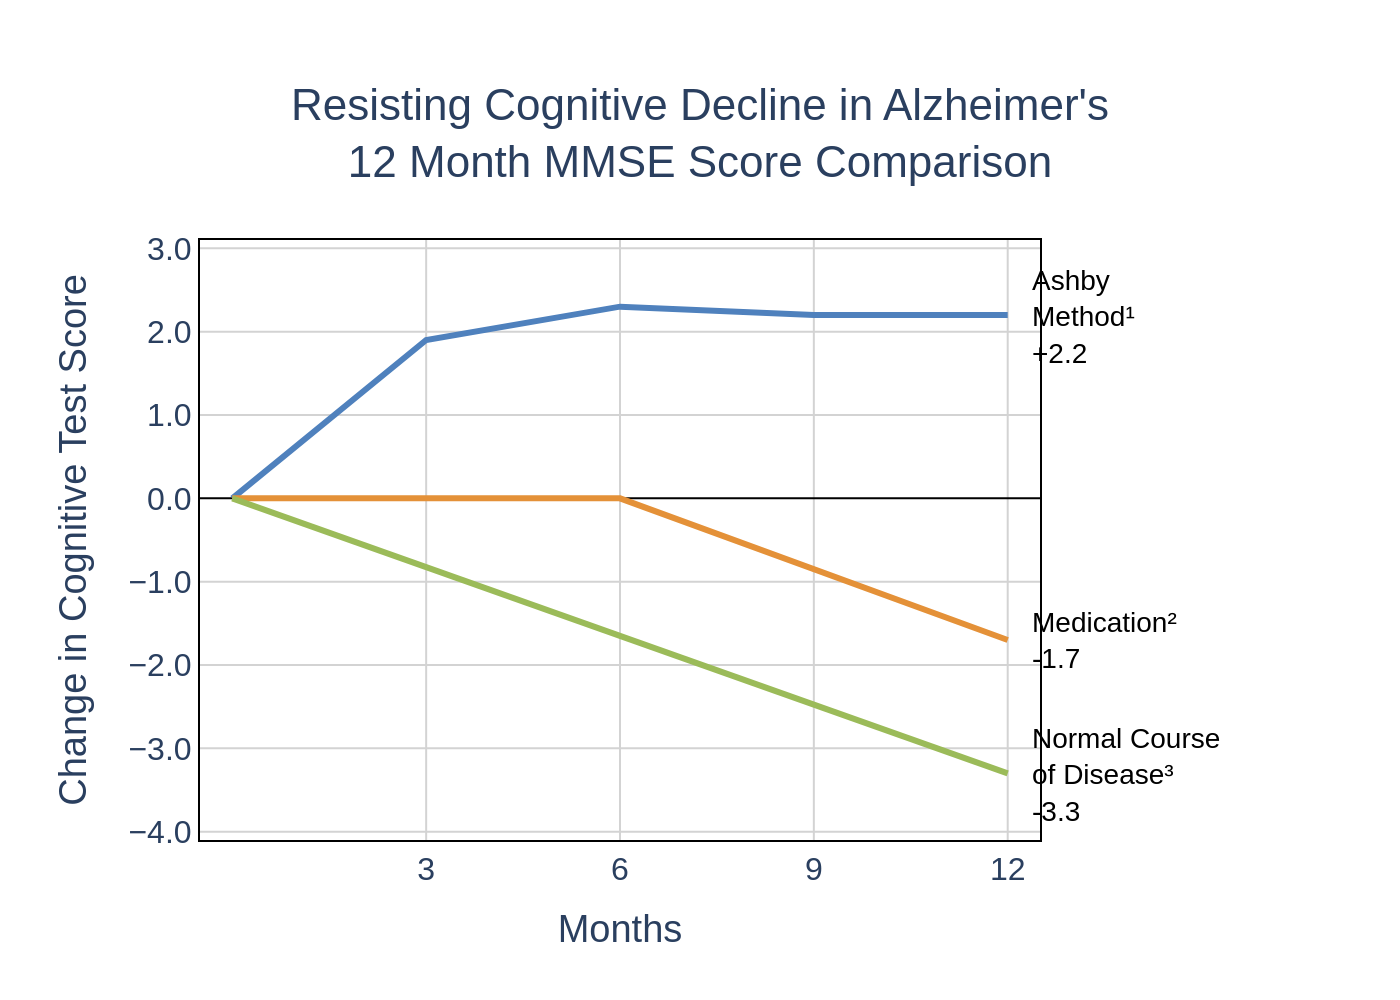

The script that drew this image:
import sys
import json
import os
import plotly.graph_objects as go

# --- 1. Load Data from JSON ---
# Check for command-line argument
if len(sys.argv) != 2:
    print("Usage: python <script_name>.py <path_to_json_file>")
    sys.exit(1)

json_path = sys.argv[1]

# Read data from the specified JSON file
try:
    with open(json_path, 'r', encoding='utf-8') as f:
        chart_info = json.load(f)
except FileNotFoundError:
    print(f"Error: JSON file not found at {json_path}")
    sys.exit(1)
except json.JSONDecodeError:
    print(f"Error: Could not decode JSON from {json_path}")
    sys.exit(1)

# --- 2. Create and Configure the Chart ---
fig = go.Figure()

# Add data series (lines) to the figure
for i, series in enumerate(chart_info['chart_data']):
    fig.add_trace(go.Scatter(
        x=series['x'],
        y=series['y'],
        mode='lines',
        name=series['name'],
        line=dict(color=chart_info['colors'][i], width=3),
        hoverinfo='none' # Disable hover labels on lines
    ))

# Add annotations for each series
for series in chart_info['chart_data']:
    fig.add_annotation(
        x=series['x'][-1],
        y=series['y'][-1],
        text=series['annotation_text'],
        showarrow=False,
        xanchor='left',
        yanchor='middle',
        xshift=10,
        font=dict(family="Arial", size=14, color='black'),
        align='left'
    )

# --- 3. Apply Layout and Styling ---
title_text = chart_info['texts']['title']
if chart_info['texts']['source']:
    title_text += f"<br><span style='font-size: 12px;'>{chart_info['texts']['source']}</span>"

fig.update_layout(
    title=dict(
        text=title_text,
        x=0.5,
        xanchor='center',
        font=dict(family="Arial", size=22)
    ),
    xaxis_title=chart_info['texts']['x_axis_title'],
    yaxis_title=chart_info['texts']['y_axis_title'],
    font=dict(family="Arial", size=16),
    plot_bgcolor='white',
    showlegend=False,
    margin=dict(l=100, r=180, t=120, b=80),

    # X-Axis Configuration
    xaxis=dict(
        showline=True,
        linewidth=1,
        linecolor='black',
        mirror=True,
        zeroline=False,
        gridcolor='#D3D3D3',
        tickmode='array',
        tickvals=[3, 6, 9, 12],
        range=[-0.5, 12.5]
    ),

    # Y-Axis Configuration
    yaxis=dict(
        showline=True,
        linewidth=1,
        linecolor='black',
        mirror=True,
        zeroline=True,
        zerolinewidth=1,
        zerolinecolor='black',
        gridcolor='#D3D3D3',
        tickmode='array',
        tickvals=[-4, -3, -2, -1, 0, 1, 2, 3],
        tickformat='.1f',
        range=[-4.1, 3.1]
    )
)

# --- 4. Save the Output ---
base_filename = os.path.splitext(os.path.basename(json_path))[0]
output_filename = f"{base_filename}.png"

try:
    fig.write_image(output_filename, scale=2)
    print(f"Chart saved to {output_filename}")
except Exception as e:
    print(f"Error saving image: {e}")
    sys.exit(1)
